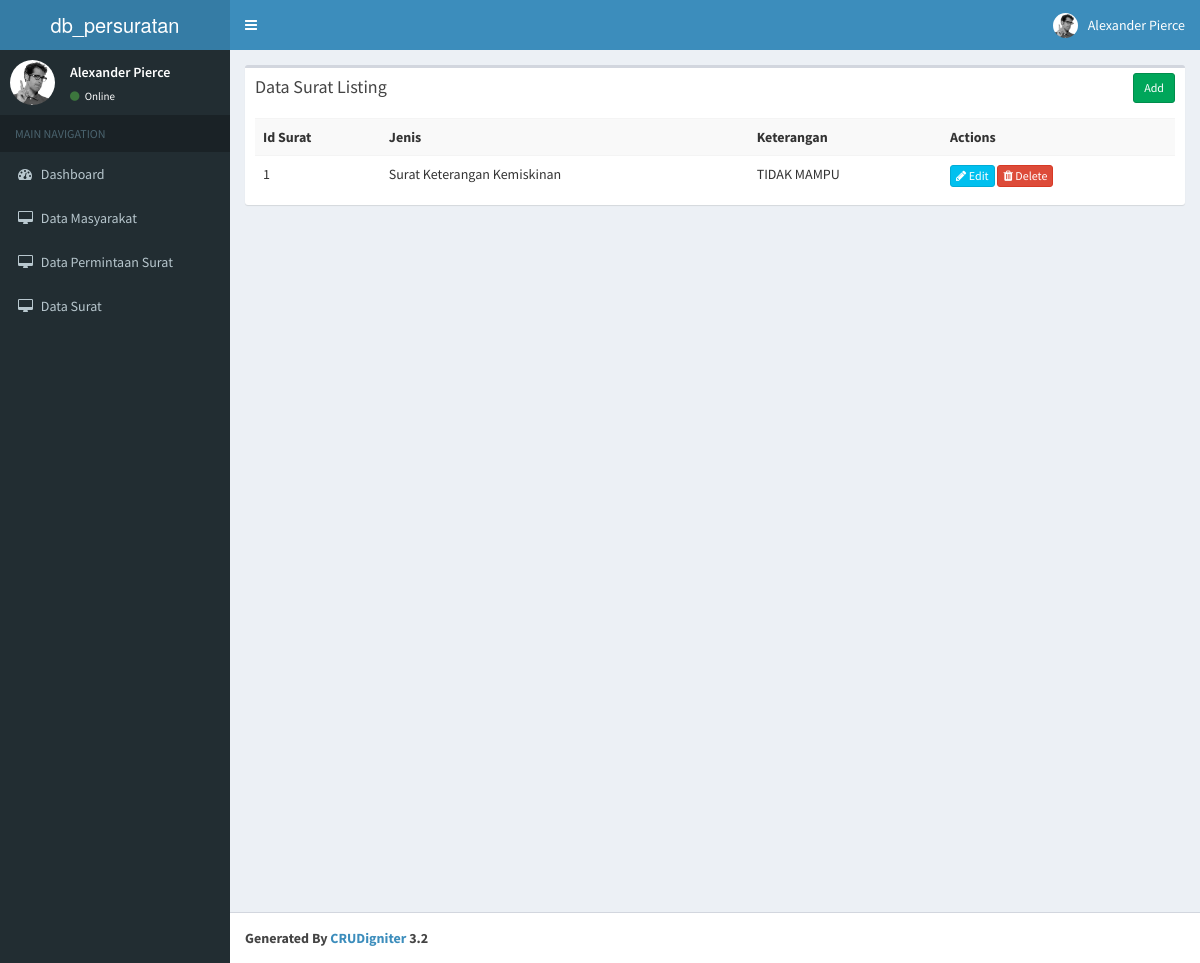
The page /index.php/data_surat on the database its author committed.
### tables this page shows
CREATE TABLE `data_surat` (
  `id_surat` int(5) NOT NULL,
  `jenis` varchar(100) NOT NULL,
  `keterangan` text NOT NULL
);

### application/controllers/Data_surat.php (called while the page is built, shortened)
<?php
class Data_surat extends CI_Controller{
    function __construct()
    {
        $this->load->model('Data_surat_model');
    }
    function index()
    {
        $data['data_surat'] = $this->Data_surat_model->get_all_data_surat();
        $data['_view'] = 'data_surat/index';
        $this->load->view('layouts/main',$data);
    }
}

### index.php (called while the page is built, shortened)
<?php
require_once BASEPATH.'core/CodeIgniter.php';

### application/models/Data_surat_model.php (called while the page is built, shortened)
<?php
class Data_surat_model extends CI_Model
{
    function get_all_data_surat()
    {
        $this->db->order_by('id_surat', 'desc');
        return $this->db->get('data_surat')->result_array();
    }
}

### application/views/data_surat/index.php (the view)
<div class="row">
    <div class="col-md-12">
        <div class="box">
            <div class="box-header">
                <h3 class="box-title">Data Surat Listing</h3>
            	<div class="box-tools">
                    <a href="<?php echo site_url('data_surat/add'); ?>" class="btn btn-success btn-sm">Add</a>
                </div>
            </div>
            <div class="box-body">
                <table class="table table-striped">
                    <tr>
						<th>Id Surat</th>
						<th>Jenis</th>
						<th>Keterangan</th>
						<th>Actions</th>
                    </tr>
                    <?php foreach($data_surat as $d){ ?>
                    <tr>
						<td><?php echo $d['id_surat']; ?></td>
						<td><?php echo $d['jenis']; ?></td>
						<td><?php echo $d['keterangan']; ?></td>
						<td>
                            <a href="<?php echo site_url('data_surat/edit/'.$d['id_surat']); ?>" class="btn btn-info btn-xs"><span class="fa fa-pencil"></span> Edit</a>
                            <a href="<?php echo site_url('data_surat/remove/'.$d['id_surat']); ?>" class="btn btn-danger btn-xs"><span class="fa fa-trash"></span> Delete</a>
                        </td>
                    </tr>
                    <?php } ?>
                </table>
            </div>
        </div>
    </div>
</div>

### rows shown on the page
data_surat: id_surat "1", jenis "Surat Keterangan Kemiskinan", keterangan "TIDAK MAMPU"
